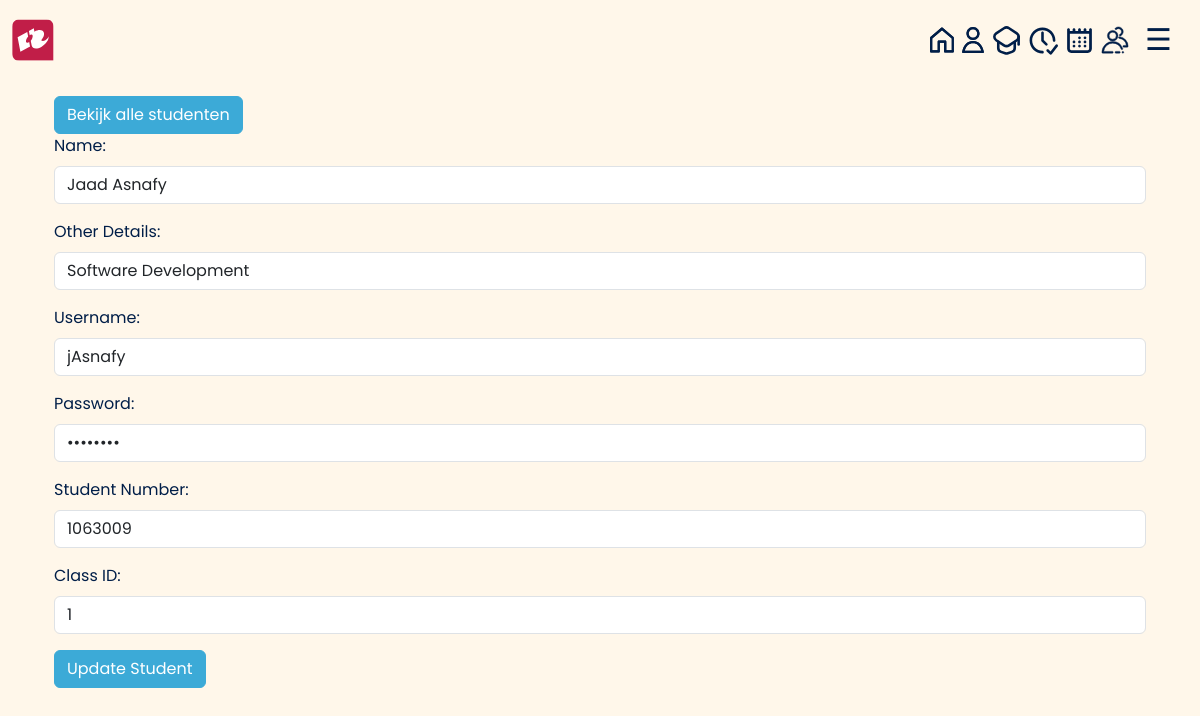
The page /admin/students/update/1 (signed in) on the database its author committed.
### tables this page shows
CREATE TABLE Students
                  (student_id INTEGER PRIMARY KEY,
                   student_name TEXT,
                   other_details TEXT, Username TEXT, Password TEXT, Studentnumber TEXT, class_id INTEGER REFERENCES Class(id));

### lib/admin_routes.py (the view)
@admin.route('/admin/students/update/<int:student_id>', methods=['GET', 'POST'])
def update_student_per_id(student_id=None):
    if 'admin_logged_in' in session:
        if request.method == 'POST':
            student_name = request.form['student_name']
            other_details = request.form['other_details']
            username = request.form['username']
            password = request.form['password']
            student_number = request.form['student_number']
            class_id = request.form['class_id']
            c.execute("UPDATE students SET student_name = ?, other_details = ?, username = ?, password = ?, studentnumber = ?, class_id = ? WHERE student_id = ?",
                    (student_name, other_details, username, password, student_number, class_id, student_id))
            conn.commit()
            return admin_students()
        else:
            c.execute("SELECT * FROM Students WHERE student_id = ?", (student_id,))
            student = c.fetchone()
            return render_template('admin/admin_update_students.html', student=student)
    else:
        return redirect(url_for('index'))

### templates/admin/admin_update_students.html (shortened to what this page needs)
{% extends 'base5.html' %}
{% block content %}
<head>
    <link href="https://cdn.jsdelivr.net/npm/bootstrap@5.3.0-alpha1/dist/css/bootstrap.min.css" rel="stylesheet">
    <link rel="stylesheet" href="{{ url_for('static', filename='/admin_dashboard.css') }}">
</head>
<body>
    <br>
    <br>
    <div class="container">
        <div class="row">
          <div class="col-12">
            <a href="/admin/students" class="btn btn-primary">Bekijk alle studenten</a>
            <form class="edit-student" action="/admin/students/update/{{ student[0] }}" method="post">
              <div class="mb-3">
                <label for="student_name" class="form-label">Name:</label>
                <input type="text" id="student_name" name="student_name" value="{{ student[1] }}" class="form-control">
              </div>
              <div class="mb-3">
                <label for="other_details" class="form-label">Other Details:</label>
                <input type="text" id="other_details" name="other_details" value="{{ student[2] }}" class="form-control">
              </div>
              <div class="mb-3">
                <label for="username" class="form-label">Username:</label>
                <input type="text" id="username" name="username" value="{{ student[3] }}" class="form-control">
              </div>
              <div class="mb-3">
                <label for="password" class="form-label">Password:</label>
                <input type="password" id="password" name="password" value="{{ student[4] }}" class="form-control">
              </div>
              <div class="mb-3">
                <label for="student_number" class="form-label">Student Number:</label>
                <input type="text" id="student_number" name="student_number" value="{{ student[5] }}" class="form-control">
              </div>
              <div class="mb-3">
                <label for="class_id" class="form-label">Class ID:</label>
                <input type="text" id="class_id" name="class_id" value="{{ student[6] }}" class="form-control">
              </div>
              <button type="submit" class="btn btn-primary">Update Student</button>
            </form>
          </div>
        </div>
      </div>
</body>
{% endblock %}

### static/admin_dashboard.css (style rules this page uses)
* { -webkit-font-smoothing: antialiased; }
html { font-family: "Poppins", sans-serif; }
body { background-color: #fff7ea; font-family: "Poppins", sans-serif; color: #001e48; transition: background-color .5s; }
.btn-primary { background-color: #3caad7; border-color: #3caad7; }

### rows shown on the page
Students: student_name "Jaad Asnafy", other_details "Software Development", username "jAsnafy", student_number "1063009", class_id "1"
